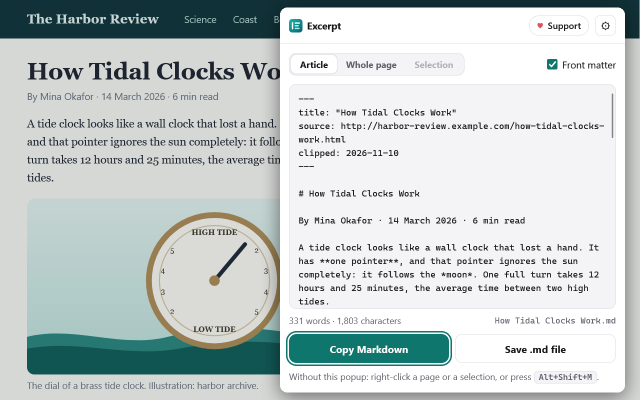
#> input picture store-assets/screenshots/1-article.png, 1280 x 800 px (shown at 1/2 size)
$ python -i screenshots.py   (imports and definitions only)
#> lines starting #> are read from the running program, lines starting #| are printed output that depends on the picture; after the words box and inside, x2 and y2 are one past the last pixel; in counts of white or black regions, pixels touching at a corner belong together
#> further down, picture is the input picture: PIL image 1280x800 RGB; mean R, G, B 198.1, 206.5, 206.3
"""Capture the AMO listing screenshots (1280x800) of Excerpt in a real Firefox.

  python tools/release.py build
  python tests/screenshots.py          (needs selenium + pillow)

Writes store-assets/screenshots/{1-article,2-selection,3-options}.png. The
backdrop is tests/demo/how-tidal-clocks-work.html (a made-up magazine page);
nothing in tests/ ships in the add-on. The popup is the real one, opened in a
tab so it can be photographed, and pointed at the demo page after the real
toolbar button has given the add-on that tab.
"""
import os
import shutil
import sys
import time
from pathlib import Path

from PIL import Image, ImageDraw, ImageFilter
from selenium.webdriver.common.by import By

sys.path.insert(0, str(Path(__file__).resolve().parent))
from harness import EXT, ROOT, Fx, Server, unpack_build, wait  # noqa: E402

DEMO_HOST = "harbor-review.example.com"  # mapped to 127.0.0.1 via network.dns.localDomains
DEMO_PAGE = "how-tidal-clocks-work.html"
OUT = ROOT / "store-assets" / "screenshots"
W, H = 1280, 800
# 1.5 device pixels per CSS pixel. Firefox can only do scales where 60 / scale is a
# whole number, so 1.5 is exact (853 x 533 CSS pixels) where 1.6 would come out as 1.579.
DPR = 1.5
PAPER = (251, 250, 246)


# [5 lines left out: function fit, not called in this run]


def card(img, radius=18, scale=1.0):
    """Rounded corners and a soft drop shadow around a capture."""
#> called with radius = 18, scale = 1
    img = img.convert("RGBA")
    if scale != 1.0:
        img = img.resize((round(img.width * scale), round(img.height * scale)), Image.LANCZOS)
    mask = Image.new("L", img.size, 0)
#> mask: PIL image 1280x800 L; every value is 0
    ImageDraw.Draw(mask).rounded_rectangle((0, 0, img.width - 1, img.height - 1), radius, fill=255)
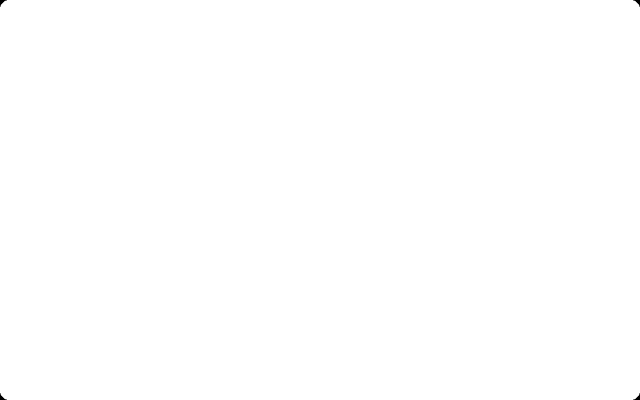
#> mask: PIL image 1280x800 L (shown at 1/2 size); 100% white; 4 black regions, box (x1, y1, x2, y2) and area: (0, 0, 14, 14) 74, (1266, 0, 1280, 14) 74, (0, 786, 14, 800) 74, (1266, 786, 1280, 800) 74
    pad = 40
    out = Image.new("RGBA", (img.width + pad * 2, img.height + pad * 2), (0, 0, 0, 0))
#> out: PIL image 1360x880 RGBA; every value is 0
    shadow = Image.new("L", out.size, 0)
#> shadow: PIL image 1360x880 L; every value is 0
    ImageDraw.Draw(shadow).rounded_rectangle((pad, pad + 8, pad + img.width, pad + img.height + 8), radius, fill=130)
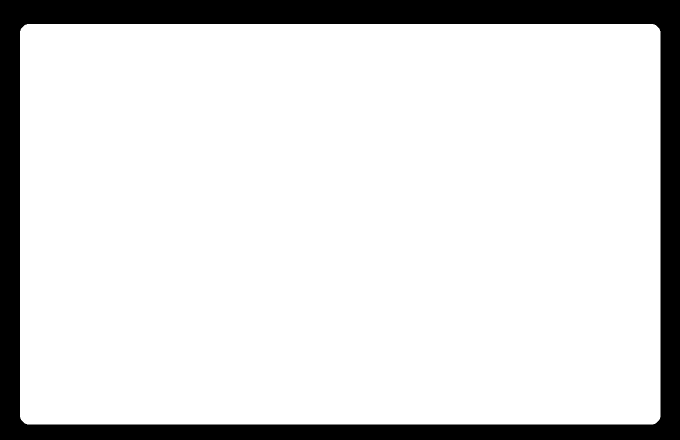
#> shadow: PIL image 1360x880 L (shown at 1/2 size); values 0 (black) and 130 (white), 85.7% white; 1 black region, box (x1, y1, x2, y2) and area: (0, 0, 1360, 880) 171015
    out.putalpha(shadow.filter(ImageFilter.GaussianBlur(18)))
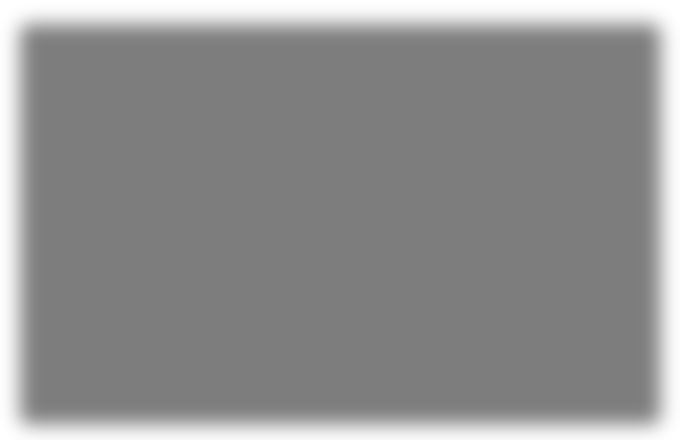
#> out: PIL image 1360x880 RGBA (shown at 1/2 size); mean R, G, B, A 0, 0, 0, 111.4; transparent parts drawn white
    out.paste(img, (pad, pad), mask)
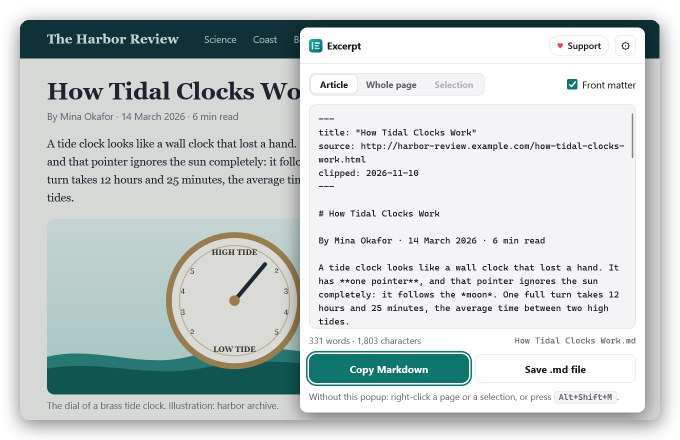
#> out: PIL image 1360x880 RGBA (shown at 1/2 size); mean R, G, B, A 169.5, 176.6, 176.5, 221.7; transparent parts drawn white
    return out, pad


def dimmed(img, alpha):
    base = fit(img).convert("RGBA")
    return Image.alpha_composite(base, Image.new("RGBA", base.size, (16, 36, 42, alpha)))


# [108 lines left out: function main, not called in this run]


# [2 lines not run here, left out]

>>> from PIL import Image
>>> picture = Image.open('../store-assets/screenshots/1-article.png')
>>> result = card(picture)
